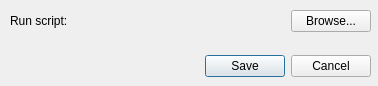
<?xml version="1.0" encoding="UTF-8"?>
<ui version="4.0">
 <class>Dialog</class>
 <widget class="QDialog" name="Dialog">
  <property name="windowModality">
   <enum>Qt::NonModal</enum>
  </property>
  <property name="geometry">
   <rect>
    <x>0</x>
    <y>0</y>
    <width>378</width>
    <height>86</height>
   </rect>
  </property>
  <property name="sizePolicy">
   <sizepolicy hsizetype="Minimum" vsizetype="Preferred">
    <horstretch>0</horstretch>
    <verstretch>0</verstretch>
   </sizepolicy>
  </property>
  <property name="windowTitle">
   <string>Dialog</string>
  </property>
  <widget class="QDialogButtonBox" name="buttonBox">
   <property name="geometry">
    <rect>
     <x>30</x>
     <y>50</y>
     <width>341</width>
     <height>32</height>
    </rect>
   </property>
   <property name="orientation">
    <enum>Qt::Horizontal</enum>
   </property>
   <property name="standardButtons">
    <set>QDialogButtonBox::Cancel|QDialogButtonBox::Save</set>
   </property>
  </widget>
  <widget class="QWidget" name="horizontalLayoutWidget">
   <property name="geometry">
    <rect>
     <x>10</x>
     <y>10</y>
     <width>361</width>
     <height>41</height>
    </rect>
   </property>
   <layout class="QHBoxLayout" name="horizontalLayout" stretch="0,0,0">
    <property name="sizeConstraint">
     <enum>QLayout::SetMaximumSize</enum>
    </property>
    <item>
     <widget class="QLabel" name="label">
      <property name="text">
       <string>Run script:</string>
      </property>
     </widget>
    </item>
    <item>
     <spacer name="horizontalSpacer">
      <property name="orientation">
       <enum>Qt::Horizontal</enum>
      </property>
      <property name="sizeType">
       <enum>QSizePolicy::Expanding</enum>
      </property>
      <property name="sizeHint" stdset="0">
       <size>
        <width>40</width>
        <height>20</height>
       </size>
      </property>
     </spacer>
    </item>
    <item>
     <widget class="QPushButton" name="pushButton">
      <property name="sizePolicy">
       <sizepolicy hsizetype="Maximum" vsizetype="Fixed">
        <horstretch>0</horstretch>
        <verstretch>0</verstretch>
       </sizepolicy>
      </property>
      <property name="text">
       <string>Browse...</string>
      </property>
     </widget>
    </item>
   </layout>
  </widget>
 </widget>
 <resources/>
 <connections>
  <connection>
   <sender>buttonBox</sender>
   <signal>accepted()</signal>
   <receiver>Dialog</receiver>
   <slot>accept()</slot>
   <hints>
    <hint type="sourcelabel">
     <x>248</x>
     <y>254</y>
    </hint>
    <hint type="destinationlabel">
     <x>157</x>
     <y>274</y>
    </hint>
   </hints>
  </connection>
  <connection>
   <sender>buttonBox</sender>
   <signal>rejected()</signal>
   <receiver>Dialog</receiver>
   <slot>reject()</slot>
   <hints>
    <hint type="sourcelabel">
     <x>316</x>
     <y>260</y>
    </hint>
    <hint type="destinationlabel">
     <x>286</x>
     <y>274</y>
    </hint>
   </hints>
  </connection>
 </connections>
</ui>
